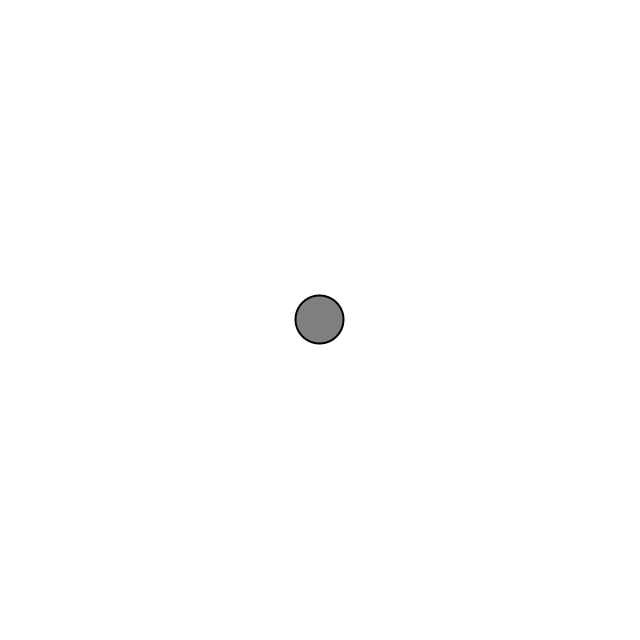
Frame 1 (no input)
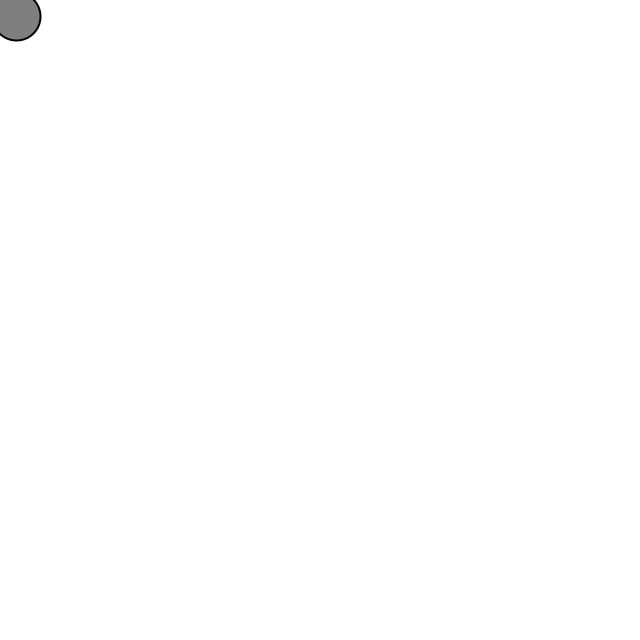
Frame 60 (the mouse pressed at the canvas centre just before this capture)
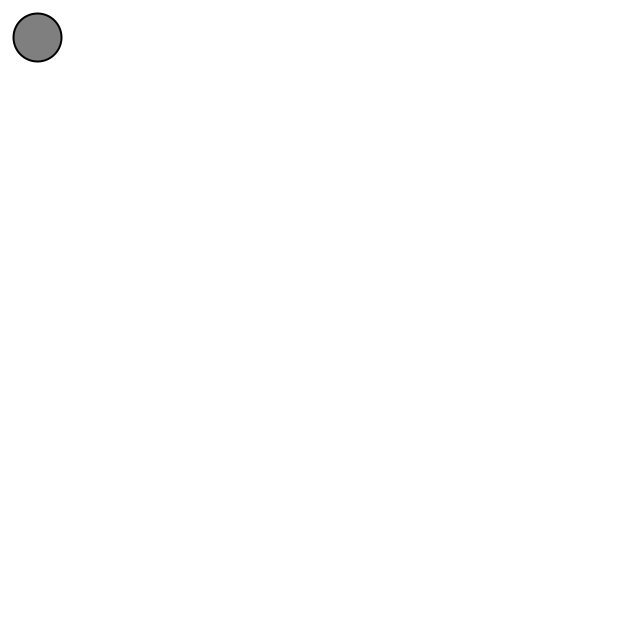
Frame 120 (the mouse held since frame 60 and released just before this capture)

The Processing sketch that drew these frames (run headless with seeded random() and noise(); from frame 60 on, the mouse is pressed at the canvas centre):

// Processing sketch: exer_1_8
// ── exer_1_8.pde
/* Rilla's solution to exercise 1.8 of Nature of Code.

Exercise 1.8
Try implementing the above example with a variable magnitude of acceleration, 
stronger when it is either closer or farther away. */


// A Mover object
Mover mover;

void setup() {
  size(640, 640);
  mover = new Mover(); 
}

void draw() {
  background(255);
  
  // Update the position
  mover.update();
  
  // Do edge constrain things
  mover.checkEdges();
  
  // Display the Mover
  mover.display(); 
}
// ── Mover.pde
class Mover {

  // The Mover tracks position, velocity, and acceleration 
  PVector position;
  PVector velocity;
  PVector acceleration;

  // The Mover's maximum speed
  float topspeed;

  Mover() {
    // Start in the center
    position = new PVector(width/2, height/2);
    velocity = new PVector(0, 0);
    topspeed = 10;
  }

  void update() {

    // Compute a new vector - acceleration - that gives us a direction
    // i.e. it points from position to mouse
    PVector mouse = new PVector(mouseX, mouseY);
    PVector acceleration = PVector.sub(mouse, position);

    // distance is how far away Mover's position is from the mouse, i.e. acceleration's magnitude
    float distance = acceleration.mag();

    // we will use distance to determine acceleration's new magnitude

    // first of all, constrain it to be between 0 and 600
    distance = constrain(distance, 0, 600);

    // next, do a mapping, so that the larger distance is, the bigger our mapped number, accelMag
    // i.e. when Mover is further away, accelMag should be bigger
    //float accelMag = map(distance, 0, 600, 0, 1);

    // alternatively, do the opposite: when distance is smaller, accelMag should be bigger
    float accelMag = map(distance, 0, 600, 1, 0);

    // normalise acceleration
    acceleration.normalize();

    // multiply it by our magnitude
    acceleration.mult(accelMag);

    // Velocity changes according to acceleration
    velocity.add(acceleration);

    println("accelMag: "+accelMag+ " distance: "+distance+" velocity: "+velocity.mag()); 

    // Limit the velocity by topspeed
    velocity.limit(topspeed);

    // position changes by velocity
    position.add(velocity);
  }


  // checkEdges() constrains position horizontally and vertically
  void checkEdges() {

    if (position.x > width) {
      position.x = width;
    } else if (position.x < 0) {
      position.x = 0;
    }

    if (position.y > height) {
      position.y = height;
    } else if (position.y < 0) {
      position.y = 0;
    }
  }


  void display() {
    stroke(0);
    strokeWeight(2);
    fill(127);
    ellipse(position.x, position.y, 48, 48);
  }
}
